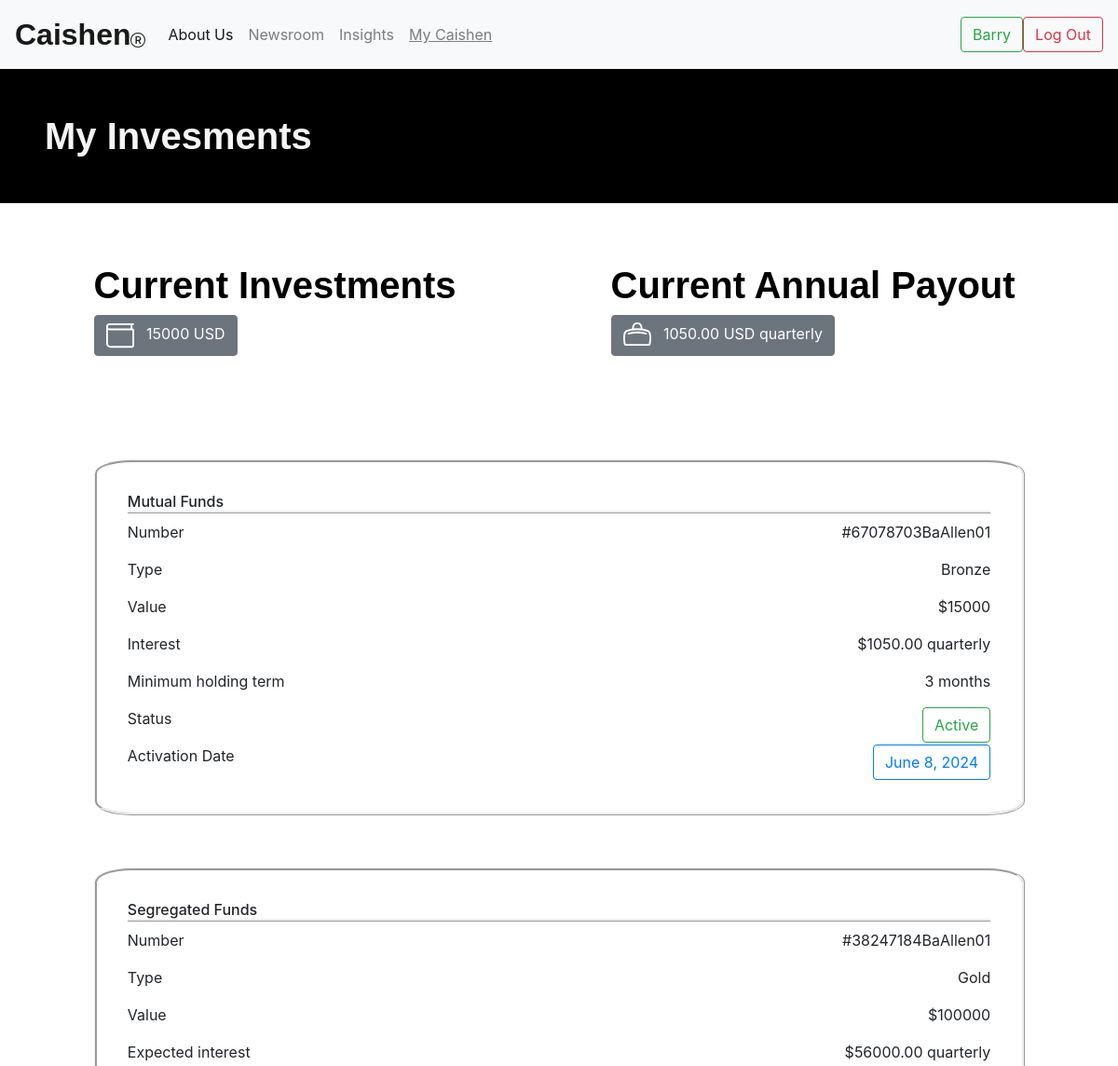
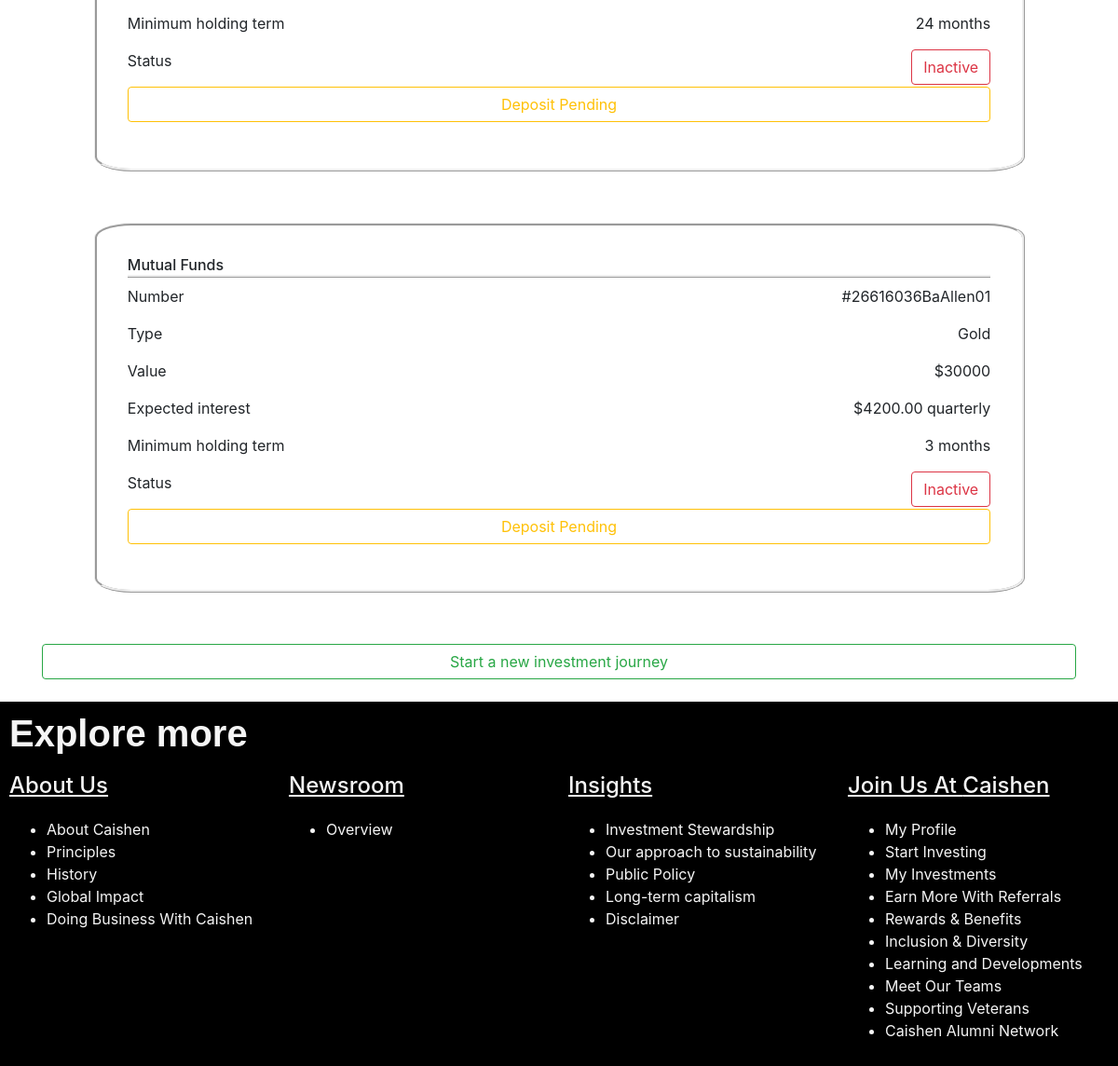
The page /my-kaizen/my-investments (signed in) on the database its author committed (2 pictures, top to bottom).
### base/models.py (models this page shows, shortened)
class Company_name(models.Model):
    name = models.CharField(max_length=10)

class Investor(models.Model):
    user = models.OneToOneField(User, on_delete=models.CASCADE)
    first_name = models.CharField(max_length=20)
    last_name = models.CharField(max_length=20)
    investor_id = models.CharField(max_length=10)
    referrals = models.IntegerField(default=0)
    holdings = models.IntegerField(default=0)
    earnings = models.IntegerField(default=0)
    level = models.CharField(default='Silver', max_length=10)

class Account(models.Model):
    investor = models.ForeignKey(Investor, on_delete=models.CASCADE)
    number = models.CharField(max_length=20)
    account_type = models.ForeignKey(Account_Type, on_delete=models.CASCADE)
    level = models.ForeignKey(Level, on_delete=models.CASCADE)
    balance = models.IntegerField(default=0)
    roi = models.IntegerField(null=True, blank=True)
    eroi = models.IntegerField(null = True, blank=True)
    is_active = models.BooleanField(default=False)
    activation_date = models.DateField(null=True, blank=True)
    is_pending = models.BooleanField(default=False)

class Account_Type(models.Model):
    name = models.CharField(max_length=80)
    min_deposit = models.IntegerField()
    min_holding_term = models.IntegerField()
    return_rate = models.IntegerField()
    about = models.TextField(max_length=1500)
    link = models.SlugField(max_length=80)
    is_alternate = models.BooleanField()

class Level(models.Model):
    name = models.CharField(max_length=20)
    multiplier = models.DecimalField(default=1.0, decimal_places=2, max_digits=5)

### base/views.py (the view)
# urls.py: path('my-kaizen/my-investments', views.investments, name='investments'),
def investments(request):
    company_name = Company_name.objects.first()
    if request.user.is_authenticated:
        investor = Investor.objects.get(user = request.user)
        accounts = Account.objects.filter(investor = investor)
        total_bal =[]
        total_payout =[]
        for acc in accounts:
            if acc.is_active:
                total_bal.append(acc.balance)
                acc.roi = ((acc.account_type.return_rate +investor.referrals) * acc.level.multiplier/100) * acc.balance
                total_payout.append(acc.roi)
            else:
                acc.eroi = ((acc.account_type.return_rate +investor.referrals) * acc.level.multiplier/100) * acc.balance
        total_payout = sum(total_payout)
        total_bal = sum(total_bal)
        context = {'investor':investor, 'accounts':accounts, 'total_bal': total_bal, 'total_roi': total_payout, 'company_name':company_name}
        return render(request, 'base/investments.html', context)
    else:
        return HttpResponseRedirect(reverse('base:login'))

### base/templates/base/investments.html (shortened to what this page needs)
{% extends 'base/base.html' %}
{% load static %}
    {% block content %}
    <div>
        <h1 class="about-us">
            My Invesments
        </h1>
    </div>
    <div class="dropdown container">
<div class="my_row3">
    <div class="my_col3">
        <h1>
            Current Investments
        </h1>
        <button class="btn btn-secondary" type="button" data-toggle="dropdown" aria-expanded="false">
             &nbsp; {{total_bal}} USD
        </button>
    </div>
    <div class="my_col3">
<h1>Current Annual Payout</h1>
        <button class="btn btn-secondary" type="button" data-toggle="dropdown" aria-expanded="false">
             &nbsp; {{total_roi}} USD quarterly
        </button>
    </div>
    </div>
        {% if accounts %}
        {% for account in accounts %}
            <div class="accounts">
                <h6 style="border-bottom-style:ridge ;">
                    {{account.account_type.name}}
                </h6>
                <p>
                    <span>
                        Number
                    </span>
                    <span  class="tabular">
                    #{{account.number}}
                    </span>
                </p>
                <p>
                    <span>
                        Type
                    </span>
                    <span  class="tabular">
                        {{account.level.name}}
                    </span>
                </p>
                <p>
                    <span>
                        Value
                    </span>
                    <span  class="tabular">
                        ${{account.balance}}
                    </span>
                </p>
                <p>
                    <span>
                        {% if account.roi %}
                        Interest
                        {% else %}
                        Expected interest
                        {% endif %}
                    </span>
                    <span  class="tabular">
                        {% if account.roi %}
                        ${{account.roi}} quarterly
                        {% else %}
                        ${{account.eroi}} quarterly
                        {% endif %}
                    </span>
                </p>
                <p>
                    <span>
                        Minimum holding term
                    </span>
                    <span  class="tabular">
                        {{account.account_type.min_holding_term}} months
                    </span>
                </p>
                <p>
                    <span>
                        Status
                    </span>
                    <span  class="tabular">
                        {% if account.is_active %}
                        <button type="button" class="btn btn-outline-success">Active</button>
                        {% else %}
                        <button type="button" class="btn btn-outline-danger">Inactive</button>
                        {% endif %}
                    </span>
                </p>
                {% if account.activation_date %}
                <p>
                    <span>
                        Activation Date
                    </span>
                    <span  class="tabular">
                        <button type="button" class="btn btn-outline-primary">{{account.activation_date}}</button>
                    </span>
                </p>
                {% endif %}
                {% if account.is_active %}
                {%else%}
                {% if account.is_pending %}
                <p class="btn btn-outline-warning btn-block">
                  Deposit Pending
                </p>
                {% else %}
<br>
                <a href="{% url 'base:activate' number=account.number %}" class="btn btn-success btn-block">Activate</a>
                <a href="{% url 'base:delete' number=account.number %}" class="btn btn-danger btn-block">Delete Account</a>
                {% endif %}
                {% endif %}
            </div>
        {% endfor %}
        <a class="btn-block btn-outline-success btn" href="{% url 'base:create-account' %}">
            Start a new investment journey
        </a>
        <br>
        {% endif %}
      </div>
    {% endblock %}

### base/templates/base/base.html (shortened to what this page needs)
{% load static %}
<!DOCTYPE html>
<html lang="en">
<head>
    <link rel="stylesheet" href="https://cdn.jsdelivr.net/npm/bootstrap@4.6.2/dist/css/bootstrap.min.css"
>
    <link rel="stylesheet" href="{% static 'css/base.css' %}">
</head>
<body>
    <nav class="navbar navbar-expand-lg navbar-light bg-light">
        <a class="navbar-brand" href="{% url 'base:home' %}"><span id="logo">{{company_name.name}}</span> </a>
        <div class="collapse navbar-collapse" id="navbarSupportedContent">
            <ul class="navbar-nav mr-auto">
                <li class="nav-item active">
                    <a class="nav-link" data-toggle="collapse" href="#about-us" >About Us<span class="sr-only">(current)</span></a>
                </li>
                <li class="nav-item">
                    <a class="nav-link" data-toggle="collapse" href="#newsroom">Newsroom</a>
                </li>
                <li class="nav-item">
                    <a class="nav-link" data-toggle="collapse" href="#insights">Insights</a>
                </li>
                <li class="nav-item">
                    <a class="nav-link" style="text-decoration: underline;" data-toggle="collapse" href="#join-us">
                        {% if request.user.is_authenticated %}
                        My {{company_name.name}}
                        {% else %}
                        Join Us At {{company_name.name}}
                        {% endif %}
                    </a>
                </li>
            </ul>
            {% if user.is_authenticated %}
            <a class="btn btn-outline-success my-2 my-sm-0" href="{% url 'base:profile' %}">
                {{investor.first_name}}
            </a>
            {% else %}
                <a class="btn btn-outline-success my-2 my-sm-0" href="{% url 'base:login' %}">
                    Log In
                </a>
                {% endif %}
                {% if request.user.is_authenticated %}
                <a class="btn btn-outline-danger my-2 my-sm-0" href="{% url 'base:logout' %}">
                    Log Out
                </a>
                {% endif %}
        </div>
    </nav>
    <div class="box">
        {% block content %}
        {% endblock %}
    </div>
    <div class="explore">
        <h1 class="explore_head">
            Explore more
        </h1>
        <div class="explore_col">
            <h4 class="explore_header">About Us</h4>
            <ul>
                <li>
                    <a class="bottom-links" href="{% url 'base:about-us' %}">
                    About {{company_name.name}}
                </a>
                </li>
                <li>
                    <a class="bottom-links" href="{% url 'base:principles' %}">
                    Principles
                </a>
                </li>
                <li>
                    <a class="bottom-links" href="{% url 'base:history' %}">
                    History
                </a>
                </li>
                <li>
                    <a class="bottom-links" href="{% url 'base:global-impact' %}">
                    Global Impact
                </a>
                </li>
                <li>
                    <a class="bottom-links" href="{% url 'base:business' %}">
                    Doing Business With {{company_name.name}}
                </a>
                </li>
            </ul>
        </div>
        <div class="explore_col">
            <h4 class="explore_header">Newsroom</h4>
            <ul>
                <li>
                    <a class="bottom-links" href="{% url 'base:news' %}">
                    Overview
                    </a>
                </li>
            </ul>
        </div>
        <div class="explore_col">
            <h4 class="explore_header">Insights</h4>
            <ul>
                <li>
                    <a class="bottom-links" href="{% url 'base:kis' %}">
                    Investment Stewardship
                </a>
                </li>
                <li>
                    <a class="bottom-links" href="{% url 'base:sustainability' %}">
                    Our approach to sustainability
                    </a>
                </li>
                <li>
                     <a class="bottom-links" href="{% url 'base:news' %}">
                    Public Policy
                    </a>
                </li>
                <li>
                    <a class="bottom-links" href="{% url 'base:capitalism' %}">
                    Long-term capitalism
                    </a>
                </li>
                <li>
                    <a class="bottom-links" href="{% url 'base:disclaimer' %}">
                    Disclaimer
                </a>
                </li>
            </ul>
        </div>
        <div class="explore_col">
            <h4 class="explore_header">Join Us At {{company_name.name}}</h4>
            <ul>
                <li>
                    <a class="bottom-links" href="{% url 'base:profile' %}">
                    My Profile
                </a>
                </li>
                <li>
                    <a class="bottom-links" href="{% url 'base:investing' %}">
                    Start Investing
                    </a>
                </li>
                <li>
                    <a class="bottom-links" href="{% url 'base:investments' %}">
                    My Investments
                </li>
                <li>
                    Earn More With Referrals
                </li>
                <li>
                    Rewards & Benefits
                </li>
                <li>
                    Inclusion & Diversity
                </li>
                <li>
                    Learning and Developments
                </li>
                <li>
                    Meet Our Teams
                </li>
                <li>
                    Supporting Veterans
                </li>
                <li>
                    {{company_name.name}} Alumni Network
                </li>
            </ul>
        </div>
    </div>
</body>
</html>

### static/css/base.css (style rules this page uses)
.bottom-links { color:whitesmoke; }
.bottom-links::before { color: whitesmoke; }
.accounts { border-style: ridge; margin: 5%; border-radius: 4%; padding: 3%; }
.tabular { float: inline-end; }
h1 { color: black; font-family: Arial, Helvetica, sans-serif; font-weight: 600; }
#logo { font-size: xx-large; font-weight: bolder; font-family: Helvetica, Arial, sans-serif; }
.about-us { background-color: black; color: whitesmoke; padding: 4%; }
.my_row3::after { content: ''; display: table; clear: both; }
.my_col3 { float: left; width: 50%; padding: 5%; }
.explore { background-color: black; color: whitesmoke; }
.explore::after { content: ''; display: table; clear: both; }
.explore_col { float: left; width: 25%; padding: 10px; }
.explore_head { color: whitesmoke; padding-top: 10px; padding-left: 10px; }
.explore_header { text-decoration: underline; margin-bottom: 20px; }

### rows shown on the page
Company_name: name "Caishen"
Investor: first_name "Barry"
Account: account_type.name "Mutual Funds", number "67078703BaAllen01", level.name "Bronze", balance "15000", shows "Interest", roi "1050.00", account_type.min_holding_term "3", is_active "Active", activation_date "June 8, 2024"
Account: account_type.name "Segregated Funds", number "38247184BaAllen01", level.name "Gold", balance "100000", shows "Expected interest", eroi "56000.00", account_type.min_holding_term "24", is_active "Inactive"
Account: account_type.name "Mutual Funds", number "26616036BaAllen01", level.name "Gold", balance "30000", shows "Expected interest", eroi "4200.00", account_type.min_holding_term "3", is_active "Inactive"

### other values the page prints
{{ total_bal }} "15000"
{{ total_roi }} "1050.00"
